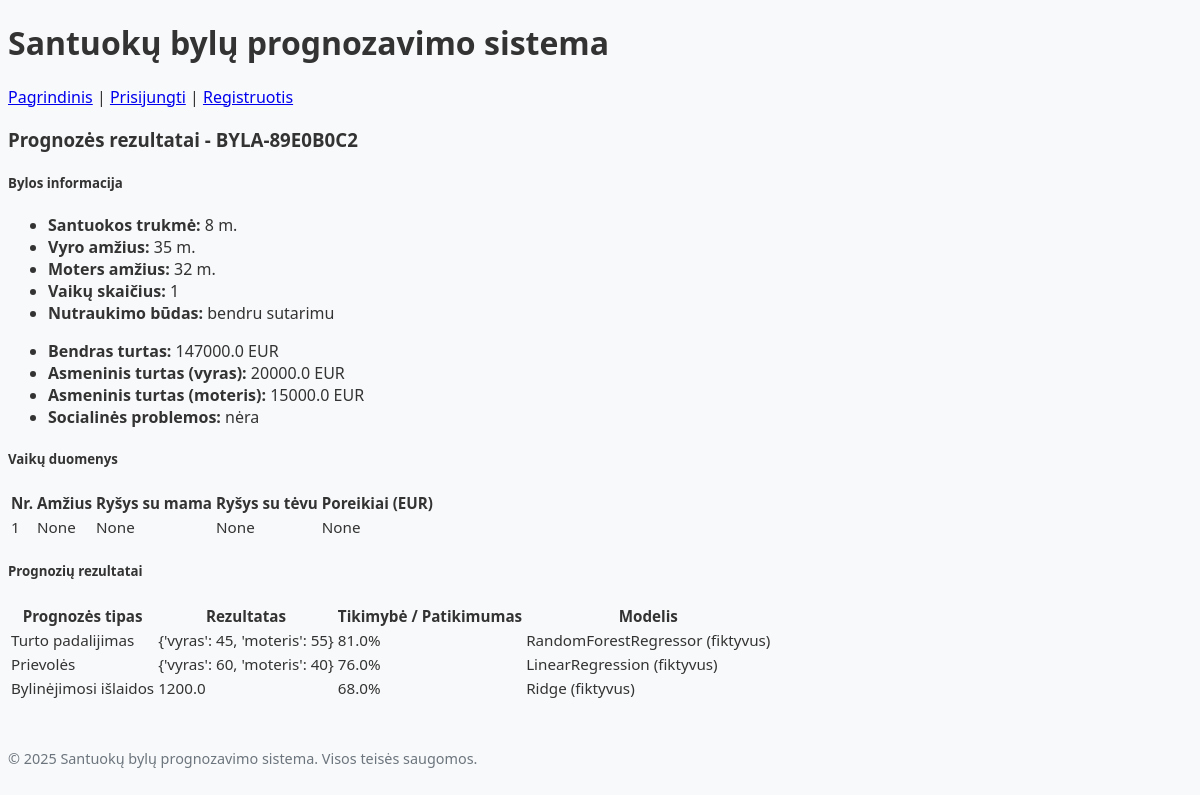
The page /bylos/3 (signed in) on the database its author committed.
### web/db_modelis.py (models this page shows, shortened)
class Byla(db.Model):
    __tablename__ = 'bylos'
    id = db.Column(db.Integer, primary_key=True)
    byla_id = db.Column(db.String(50), unique=True, nullable=False, default=lambda: f"BYLA-{uuid.uuid4().hex[:8].upper()}")
    santuokos_trukme = db.Column(db.Integer)
    amzius_vyras = db.Column(db.Integer)
    amzius_moteris = db.Column(db.Integer)
    negyvena_kartu_menesiai = db.Column(db.Integer)
    pajamos_vyras = db.Column(db.Float)
    pajamos_moteris = db.Column(db.Float)
    vaiku_skaicius = db.Column(db.Integer)
    nutraukimo_budas = db.Column(db.String(100))
    bendro_turto_verte = db.Column(db.Float)
    asmeninio_turto_verte_vyras = db.Column(db.Float)
    asmeninio_turto_verte_moteris = db.Column(db.Float)
    padalijimas_proc_vyras = db.Column(db.Float)
    padalijimas_proc_moteris = db.Column(db.Float)
    turto_vyras_eur = db.Column(db.Float)
    turto_moteris_eur = db.Column(db.Float)
    turto_vyras_po_asmeniniu_lesu = db.Column(db.Float)
    turto_moteris_po_asmeniniu_lesu = db.Column(db.Float)
    bendros_prievoles = db.Column(db.Float)
    asmenines_prievoles_vyras = db.Column(db.Float)
    asmenines_prievoles_moteris = db.Column(db.Float)
    prievoles_vyras = db.Column(db.Float)
    prievoles_moteris = db.Column(db.Float)
    soc_problemos = db.Column(db.String(100))
    bylinejimosi_islaidos = db.Column(db.Float)
    vartotojo_id = db.Column(db.Integer, db.ForeignKey('vartotojai.id'), nullable=False)
    sukurimo_data = db.Column(db.DateTime, default=datetime.utcnow)
    atnaujinimo_data = db.Column(db.DateTime, default=datetime.utcnow, onupdate=datetime.utcnow)
    vaikai = db.relationship('Vaikas', backref='byla', lazy=True)
    prognozes = db.relationship('Prognoze', backref='byla', lazy=True)

class Vaikas(db.Model):
    __tablename__ = 'vaikai'
    id = db.Column(db.Integer, primary_key=True)
    vaiko_nr = db.Column(db.Integer, nullable=False)  # vaiko numeris byloje
    amzius = db.Column(db.Integer)
    emocinis_rysys_mama = db.Column(db.String(50))
    emocinis_rysys_tevas = db.Column(db.String(50))
    poreikiai = db.Column(db.Float)
    gyvenamoji_vieta = db.Column(db.String(50))
    bendravimo_tvarka = db.Column(db.Text)
    islaikymas = db.Column(db.Float)
    islaikymo_iskolinimas = db.Column(db.Float)
    bylos_id = db.Column(db.Integer, db.ForeignKey('bylos.id'), nullable=False)

class Prognoze(db.Model):
    __tablename__ = 'prognozes'
    id = db.Column(db.Integer, primary_key=True)
    prognozes_tipas = db.Column(db.String(100), nullable=False)  # pvz., turto_padalijimas, gyvenamoji_vieta
    prognozes_reiksme = db.Column(db.String(255))  # prognozės rezultatas
    tikimybe = db.Column(db.Float)  # prognozės tikimybė arba patikimumas (0-1)
    modelio_pavadinimas = db.Column(db.String(100))  # modelio, kuris atliko prognozę, pavadinimas
    sukurimo_data = db.Column(db.DateTime, default=datetime.utcnow)
    bylos_id = db.Column(db.Integer, db.ForeignKey('bylos.id'), nullable=False)
    vaiko_id = db.Column(db.Integer, db.ForeignKey('vaikai.id'))

### web/routes.py (the view)
@main_bp.route('/bylos/<int:bylos_id>')
@login_required
def perziureti_byla(bylos_id):
    byla = Byla.query.get_or_404(bylos_id)
    if byla.vartotojo_id != current_user.id:
        flash('Jūs neturite teisės peržiūrėti šios bylos.', 'danger')
        return redirect(url_for('main.dashboard'))
    vaikai = Vaikas.query.filter_by(bylos_id=byla.id).all()
    prognozes = Prognoze.query.filter_by(bylos_id=byla.id).all()
    return render_template(
        'prognozavimas.html',
        title=f'Byla {byla.byla_id}',
        byla=byla,
        vaikai=vaikai,
        prognozes=prognozes
    )

### templates/prognozavimas.html (shortened to what this page needs)
{% extends "base.html" %}
{% block content %}
<div class="row">
    <div class="col-md-10 mx-auto">
        <div class="card shadow">
            <div class="card-header bg-primary text-white">
                <h3 class="card-title mb-0">Prognozės rezultatai - {{ byla.byla_id }}</h3>
            </div>
            <div class="card-body">
                <h5 class="mb-3 border-bottom pb-2">Bylos informacija</h5>
                <div class="row mb-4">
                    <div class="col-md-6">
                        <ul class="list-group list-group-flush">
                            <li class="list-group-item"><strong>Santuokos trukmė:</strong> {{ byla.santuokos_trukme }} m.</li>
                            <li class="list-group-item"><strong>Vyro amžius:</strong> {{ byla.amzius_vyras }} m.</li>
                            <li class="list-group-item"><strong>Moters amžius:</strong> {{ byla.amzius_moteris }} m.</li>
                            <li class="list-group-item"><strong>Vaikų skaičius:</strong> {{ byla.vaiku_skaicius }}</li>
                            <li class="list-group-item"><strong>Nutraukimo būdas:</strong> {{ byla.nutraukimo_budas }}</li>
                        </ul>
                    </div>
                    <div class="col-md-6">
                        <ul class="list-group list-group-flush">
                            <li class="list-group-item"><strong>Bendras turtas:</strong> {{ byla.bendro_turto_verte }} EUR</li>
                            <li class="list-group-item"><strong>Asmeninis turtas (vyras):</strong> {{ byla.asmeninio_turto_verte_vyras }} EUR</li>
                            <li class="list-group-item"><strong>Asmeninis turtas (moteris):</strong> {{ byla.asmeninio_turto_verte_moteris }} EUR</li>
                            <li class="list-group-item"><strong>Socialinės problemos:</strong> {{ byla.soc_problemos }}</li>
                        </ul>
                    </div>
                </div>
                {% if vaikai %}
                <h5 class="mb-3 border-bottom pb-2">Vaikų duomenys</h5>
                <div class="table-responsive mb-4">
                    <table class="table table-striped">
                        <thead>
                            <tr>
                                <th>Nr.</th>
                                <th>Amžius</th>
                                <th>Ryšys su mama</th>
                                <th>Ryšys su tėvu</th>
                                <th>Poreikiai (EUR)</th>
                            </tr>
                        </thead>
                        <tbody>
                            {% for vaikas in vaikai %}
                            <tr>
                                <td>{{ vaikas.vaiko_nr }}</td>
                                <td>{{ vaikas.amzius }}</td>
                                <td>{{ vaikas.emocinis_rysys_mama }}</td>
                                <td>{{ vaikas.emocinis_rysys_tevas }}</td>
                                <td>{{ vaikas.poreikiai }}</td>
                            </tr>
                            {% endfor %}
                        </tbody>
                    </table>
                </div>
                {% endif %}
                <h5 class="mb-3 border-bottom pb-2">Prognozių rezultatai</h5>
                {% if prognozes %}
                <div class="table-responsive">
                    <table class="table table-hover">
                        <thead>
                            <tr>
                                <th>Prognozės tipas</th>
                                <th>Rezultatas</th>
                                <th>Tikimybė / Patikimumas</th>
                                <th>Modelis</th>
                            </tr>
                        </thead>
                        <tbody>
                            {% for prognoze in prognozes %}
                            <tr>
                                <td>
                                    {% if prognoze.prognozes_tipas == 'gyvenamoji_vieta' %}Vaiko gyvenamoji vieta
                                    {% elif prognoze.prognozes_tipas == 'islaikymas' %}Išlaikymas
                                    {% elif prognoze.prognozes_tipas == 'bendravimo_tvarka' %}Bendravimo tvarka
                                    {% elif prognoze.prognozes_tipas == 'turto_padalijimas' %}Turto padalijimas
                                    {% elif prognoze.prognozes_tipas == 'prievoles' %}Prievolės
                                    {% elif prognoze.prognozes_tipas == 'bylinejimosi_islaidos' %}Bylinėjimosi išlaidos
                                    {% else %}{{ prognoze.prognozes_tipas }}
                                    {% endif %}
                                </td>
                                <td>{{ prognoze.prognozes_reiksme }}</td>
                                <td>{{ "%.1f"|format(prognoze.tikimybe * 100) }}%</td>
                                <td>{{ prognoze.modelio_pavadinimas }}</td>
                            </tr>
                            {% endfor %}
                        </tbody>
                    </table>
                </div>
                {% else %}
                <div class="alert alert-info">Prognozės nebuvo sugeneruotos.</div>
                {% endif %}
            </div>
        </div>
    </div>
</div>
{% endblock %}

### static/css/style.css (style rules this page uses)
body { font-family: 'Segoe UI', Tahoma, Geneva, Verdana, sans-serif; background-color: #f8f9fa; color: #333; }
.card { border: none; border-radius: 0.5rem; transition: transform 0.3s, box-shadow 0.3s; }
.card-header { border-top-left-radius: 0.5rem !important; border-top-right-radius: 0.5rem !important; }
.table { font-size: 0.95rem; }
.table thead th { background-color: #f8f9fa; font-weight: 600; }

### rows shown on the page
Byla: byla_id "BYLA-89E0B0C2", santuokos_trukme "8", amzius_vyras "35", amzius_moteris "32", vaiku_skaicius "1", nutraukimo_budas "bendru sutarimu", bendro_turto_verte "147000.0", asmeninio_turto_verte_vyras "20000.0", asmeninio_turto_verte_moteris "15000.0", soc_problemos "nėra"
Vaikas: vaiko_nr "1", amzius "None", emocinis_rysys_mama "None", emocinis_rysys_tevas "None", poreikiai "None"
Prognoze: shows "Turto padalijimas", prognozes_reiksme "{'vyras': 45, 'moteris': 55}", prognoze.tikimybe*100 "81.0", modelio_pavadinimas "RandomForestRegressor (fiktyvus)"
Prognoze: prognozes_tipas "Prievolės", prognozes_reiksme "{'vyras': 60, 'moteris': 40}", prognoze.tikimybe*100 "76.0", modelio_pavadinimas "LinearRegression (fiktyvus)"
Prognoze: shows "Bylinėjimosi išlaidos", prognozes_reiksme "1200.0", prognoze.tikimybe*100 "68.0", modelio_pavadinimas "Ridge (fiktyvus)"
